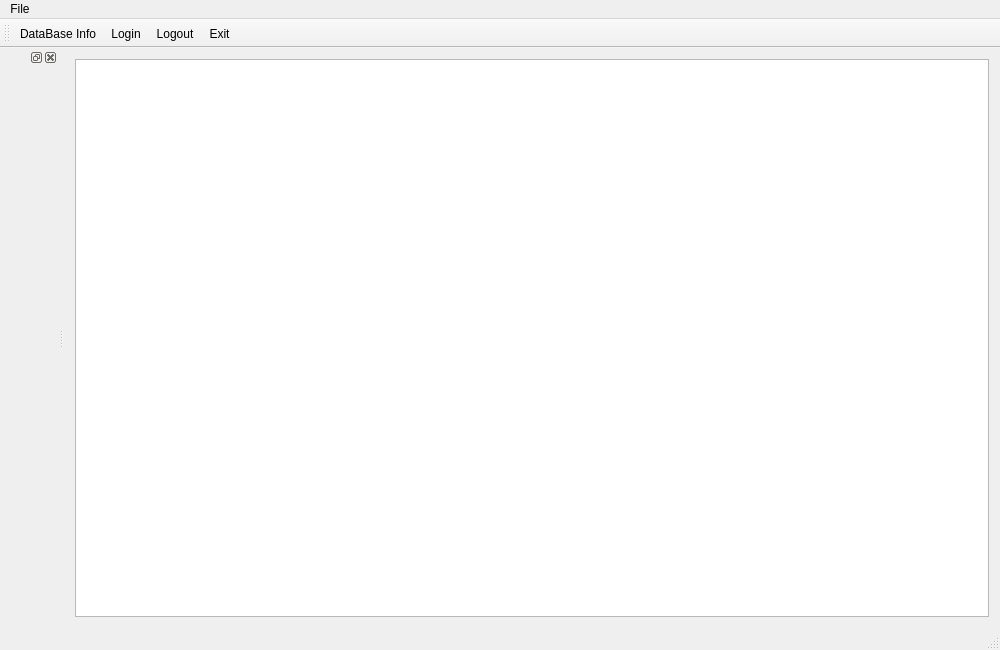
<?xml version="1.0" encoding="UTF-8"?>
<ui version="4.0">
 <class>MainWindow</class>
 <widget class="QMainWindow" name="MainWindow">
  <property name="windowModality">
   <enum>Qt::NonModal</enum>
  </property>
  <property name="geometry">
   <rect>
    <x>0</x>
    <y>0</y>
    <width>1000</width>
    <height>650</height>
   </rect>
  </property>
  <property name="windowTitle">
   <string>MainWindow</string>
  </property>
  <widget class="QWidget" name="centralWidget">
   <layout class="QGridLayout" name="gridLayout">
    <item row="0" column="0">
     <widget class="QTableView" name="tableView">
      <attribute name="horizontalHeaderCascadingSectionResizes">
       <bool>true</bool>
      </attribute>
      <attribute name="horizontalHeaderShowSortIndicator" stdset="0">
       <bool>true</bool>
      </attribute>
      <attribute name="horizontalHeaderStretchLastSection">
       <bool>true</bool>
      </attribute>
     </widget>
    </item>
   </layout>
  </widget>
  <widget class="QMenuBar" name="menuBar">
   <property name="geometry">
    <rect>
     <x>0</x>
     <y>0</y>
     <width>1000</width>
     <height>23</height>
    </rect>
   </property>
   <widget class="QMenu" name="menuFile">
    <property name="title">
     <string>File</string>
    </property>
    <addaction name="actionDataBase_Info"/>
    <addaction name="actionLogin"/>
    <addaction name="actionLogout"/>
    <addaction name="actionExit"/>
   </widget>
   <addaction name="menuFile"/>
  </widget>
  <widget class="QToolBar" name="mainToolBar">
   <attribute name="toolBarArea">
    <enum>TopToolBarArea</enum>
   </attribute>
   <attribute name="toolBarBreak">
    <bool>false</bool>
   </attribute>
   <addaction name="actionDataBase_Info"/>
   <addaction name="actionLogin"/>
   <addaction name="actionLogout"/>
   <addaction name="actionExit"/>
  </widget>
  <widget class="QStatusBar" name="statusBar"/>
  <widget class="QDockWidget" name="dockWidget">
   <attribute name="dockWidgetArea">
    <number>1</number>
   </attribute>
   <widget class="QWidget" name="dockWidgetContents">
    <layout class="QVBoxLayout" name="verticalLayout">
     <item>
      <widget class="InfoWidget" name="infoWidget" native="true"/>
     </item>
    </layout>
   </widget>
  </widget>
  <action name="actionDataBase_Info">
   <property name="icon">
    <iconset resource="StudentMan.qrc">
     <normaloff>:/resources/icon/settings.png</normaloff>:/resources/icon/settings.png</iconset>
   </property>
   <property name="text">
    <string>DataBase Info</string>
   </property>
   <property name="toolTip">
    <string>DataBase Info</string>
   </property>
   <property name="statusTip">
    <string comment="Set Database Info." extracomment="Set Database Info."/>
   </property>
  </action>
  <action name="actionLogin">
   <property name="icon">
    <iconset resource="StudentMan.qrc">
     <normaloff>:/resources/icon/login.png</normaloff>:/resources/icon/login.png</iconset>
   </property>
   <property name="text">
    <string>Login</string>
   </property>
   <property name="statusTip">
    <string comment="Get login dialog." extracomment="Get login dialog."/>
   </property>
  </action>
  <action name="actionExit">
   <property name="icon">
    <iconset resource="StudentMan.qrc">
     <normaloff>:/resources/icon/exit.png</normaloff>:/resources/icon/exit.png</iconset>
   </property>
   <property name="text">
    <string comment="Exit the system." extracomment="Exit the system.">Exit</string>
   </property>
   <property name="iconText">
    <string>Exit</string>
   </property>
   <property name="statusTip">
    <string comment="Exit the system." extracomment="Exit the system."/>
   </property>
  </action>
  <action name="actionLogout">
   <property name="icon">
    <iconset resource="StudentMan.qrc">
     <normaloff>:/resources/icon/logout.png</normaloff>:/resources/icon/logout.png</iconset>
   </property>
   <property name="text">
    <string>Logout</string>
   </property>
  </action>
 </widget>
 <layoutdefault spacing="6" margin="11"/>
 <customwidgets>
  <customwidget>
   <class>InfoWidget</class>
   <extends>QWidget</extends>
   <header>infowidget.h</header>
   <container>1</container>
  </customwidget>
 </customwidgets>
 <resources>
  <include location="StudentMan.qrc"/>
 </resources>
 <connections>
  <connection>
   <sender>actionExit</sender>
   <signal>triggered()</signal>
   <receiver>MainWindow</receiver>
   <slot>close()</slot>
   <hints>
    <hint type="sourcelabel">
     <x>-1</x>
     <y>-1</y>
    </hint>
    <hint type="destinationlabel">
     <x>499</x>
     <y>324</y>
    </hint>
   </hints>
  </connection>
 </connections>
</ui>
